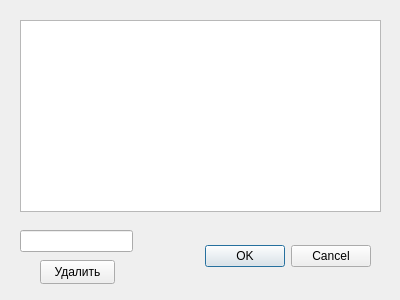
<?xml version="1.0" encoding="UTF-8"?>
<ui version="4.0">
 <class>list_users</class>
 <widget class="QDialog" name="list_users">
  <property name="geometry">
   <rect>
    <x>0</x>
    <y>0</y>
    <width>400</width>
    <height>300</height>
   </rect>
  </property>
  <property name="windowTitle">
   <string>Просмотр и удаление пользователей</string>
  </property>
  <widget class="QDialogButtonBox" name="buttonBox">
   <property name="geometry">
    <rect>
     <x>30</x>
     <y>240</y>
     <width>341</width>
     <height>32</height>
    </rect>
   </property>
   <property name="orientation">
    <enum>Qt::Horizontal</enum>
   </property>
   <property name="standardButtons">
    <set>QDialogButtonBox::Cancel|QDialogButtonBox::Ok</set>
   </property>
  </widget>
  <widget class="QTableWidget" name="tableWidget">
   <property name="geometry">
    <rect>
     <x>20</x>
     <y>20</y>
     <width>361</width>
     <height>192</height>
    </rect>
   </property>
  </widget>
  <widget class="QLineEdit" name="lineEdit">
   <property name="geometry">
    <rect>
     <x>20</x>
     <y>230</y>
     <width>113</width>
     <height>22</height>
    </rect>
   </property>
  </widget>
  <widget class="QPushButton" name="pushButton">
   <property name="geometry">
    <rect>
     <x>40</x>
     <y>260</y>
     <width>75</width>
     <height>24</height>
    </rect>
   </property>
   <property name="text">
    <string>Удалить</string>
   </property>
  </widget>
 </widget>
 <resources/>
 <connections>
  <connection>
   <sender>buttonBox</sender>
   <signal>accepted()</signal>
   <receiver>list_users</receiver>
   <slot>accept()</slot>
   <hints>
    <hint type="sourcelabel">
     <x>248</x>
     <y>254</y>
    </hint>
    <hint type="destinationlabel">
     <x>157</x>
     <y>274</y>
    </hint>
   </hints>
  </connection>
  <connection>
   <sender>buttonBox</sender>
   <signal>rejected()</signal>
   <receiver>list_users</receiver>
   <slot>reject()</slot>
   <hints>
    <hint type="sourcelabel">
     <x>316</x>
     <y>260</y>
    </hint>
    <hint type="destinationlabel">
     <x>286</x>
     <y>274</y>
    </hint>
   </hints>
  </connection>
  <connection>
   <sender>lineEdit</sender>
   <signal>textChanged(QString)</signal>
   <receiver>list_users</receiver>
   <slot>delete_user(QString)</slot>
   <hints>
    <hint type="sourcelabel">
     <x>120</x>
     <y>233</y>
    </hint>
    <hint type="destinationlabel">
     <x>153</x>
     <y>225</y>
    </hint>
   </hints>
  </connection>
  <connection>
   <sender>pushButton</sender>
   <signal>clicked()</signal>
   <receiver>list_users</receiver>
   <slot>finale_delete()</slot>
   <hints>
    <hint type="sourcelabel">
     <x>44</x>
     <y>278</y>
    </hint>
    <hint type="destinationlabel">
     <x>19</x>
     <y>280</y>
    </hint>
   </hints>
  </connection>
 </connections>
 <slots>
  <slot>delete_user(QString)</slot>
  <slot>finale_delete()</slot>
 </slots>
</ui>
